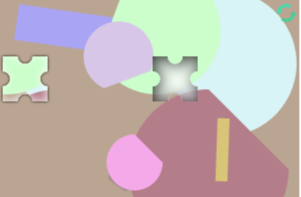
#> input picture captcha/py_slider/Captcha4.PNG, 301 x 197 px
$ python main.py
#> lines starting #> are read from the running program, lines starting #| are printed output that depends on the picture; after the words box and inside, x2 and y2 are one past the last pixel; in counts of white or black regions, pixels touching at a corner belong together
import cv2

def find_area(image_path):
    # Đọc ảnh từ đường dẫn
#> called with image_path = 'Captcha4.PNG'
    img = cv2.imread(image_path)
#> img is the input picture: shape (197, 301, 3); mean B, G, R 180.2, 183.5, 194.5

    gray = cv2.cvtColor(img,cv2.COLOR_BGR2GRAY)
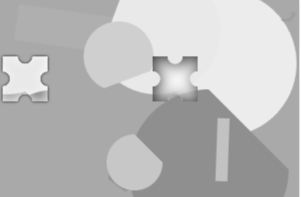
#> gray: shape (197, 301); min 83, max 255, mean 186.5
    ret, thresh = cv2.threshold(gray, 120, 255, cv2.THRESH_BINARY)
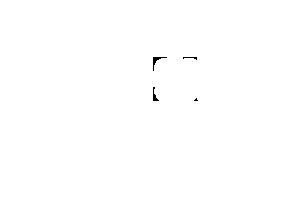
#> thresh: shape (197, 301); 99.8% white; black in thin lines or dots, all inside (x1, y1, x2, y2) = (153, 57, 198, 101)
    contours = cv2.findContours(thresh, cv2.RETR_TREE, cv2.CHAIN_APPROX_SIMPLE)[-2]
#> contours = 5 contours, 1 with area under 20; largest, box (x1, y1, x2, y2) and area: (0, 0, 301, 197) 58800, (152, 56, 168, 72) 72, (152, 86, 160, 102) 52, (182, 56, 198, 61) 34

    min_x = float('inf')
    max_x = float('-inf')
    min_y = float('inf')
    max_y = float('-inf')

    for contour in contours:
        for point in contour:
            x, y = point[0]
            if 40 <= x <= 250:
                if x < min_x:
                    min_x = x
                if y < min_y:
                    min_y = y
                if x > max_x:
                    max_x = x
                if y > max_y:
                    max_y = y
#> this loop made 5 passes
#> contour on pass 1: [[0, 0], [0, 196], [300, 196], [300, 0]]
#> after the loop, max_x = 198; max_y = 101; min_x = 152; min_y = 56

    print(min_x, min_y, max_x, max_y)
#| 152 56 198 101
    cv2.rectangle(img, (max_x, max_y), (min_x, min_y), (0, 255, 0), 2)
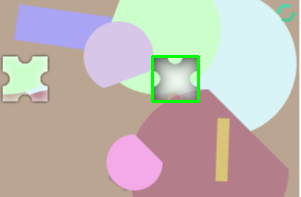
#> img: shape (197, 301, 3); 0.91% of pixels changed, all inside (x1, y1, x2, y2) = (151, 55, 200, 103)
    cv2.imshow('image', img)
    cv2.waitKey(0)
    cv2.destroyAllWindows()

# Gọi hàm để thực thi
find_area('Captcha4.PNG')

$ run again, with captcha/py_slider/Captcha2.PNG copied over captcha/py_slider/Captcha4.PNG
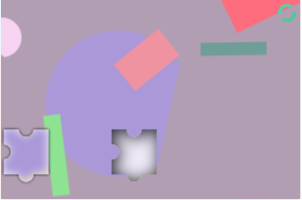
#> input picture captcha/py_slider/Captcha2.PNG, 302 x 200 px
#> in find_area, img is the input picture: shape (200, 302, 3); mean B, G, R 185.3, 159.3, 179.2
#> in find_area, `ret, thresh = cv2.threshold(gray, 120, 255, cv2.THRESH_BINARY)`:
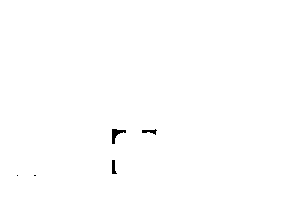
#> thresh: shape (200, 302); 99.7% white; 5 black regions (2 under 20 px)
#> contours = 6 contours, 2 with area under 20; largest, box (x1, y1, x2, y2) and area: (0, 0, 302, 200) 59899, (111, 128, 127, 145) 116, (111, 159, 118, 175) 63, (141, 128, 158, 136) 62
#> the loop in find_area, `for contour in contours:` made 6 passes
#> contour on passes 1, 3: [[0, 0], [0, 199], [301, 199], [301, 0]], [[16, 175], [17, 174], [18, 175], [17, 176]]
#> after the loop in find_area, `for contour in contours:`: max_x = 157; max_y = 174; min_x = 111; min_y = 128
#| 111 128 157 174
#> in find_area, `cv2.rectangle(img, (max_x, max_y), (min_x, min_y), (0, 255, 0), 2)`:
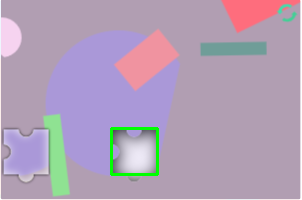
#> img: shape (200, 302, 3); 0.91% of pixels changed, all inside (x1, y1, x2, y2) = (110, 127, 159, 176)
